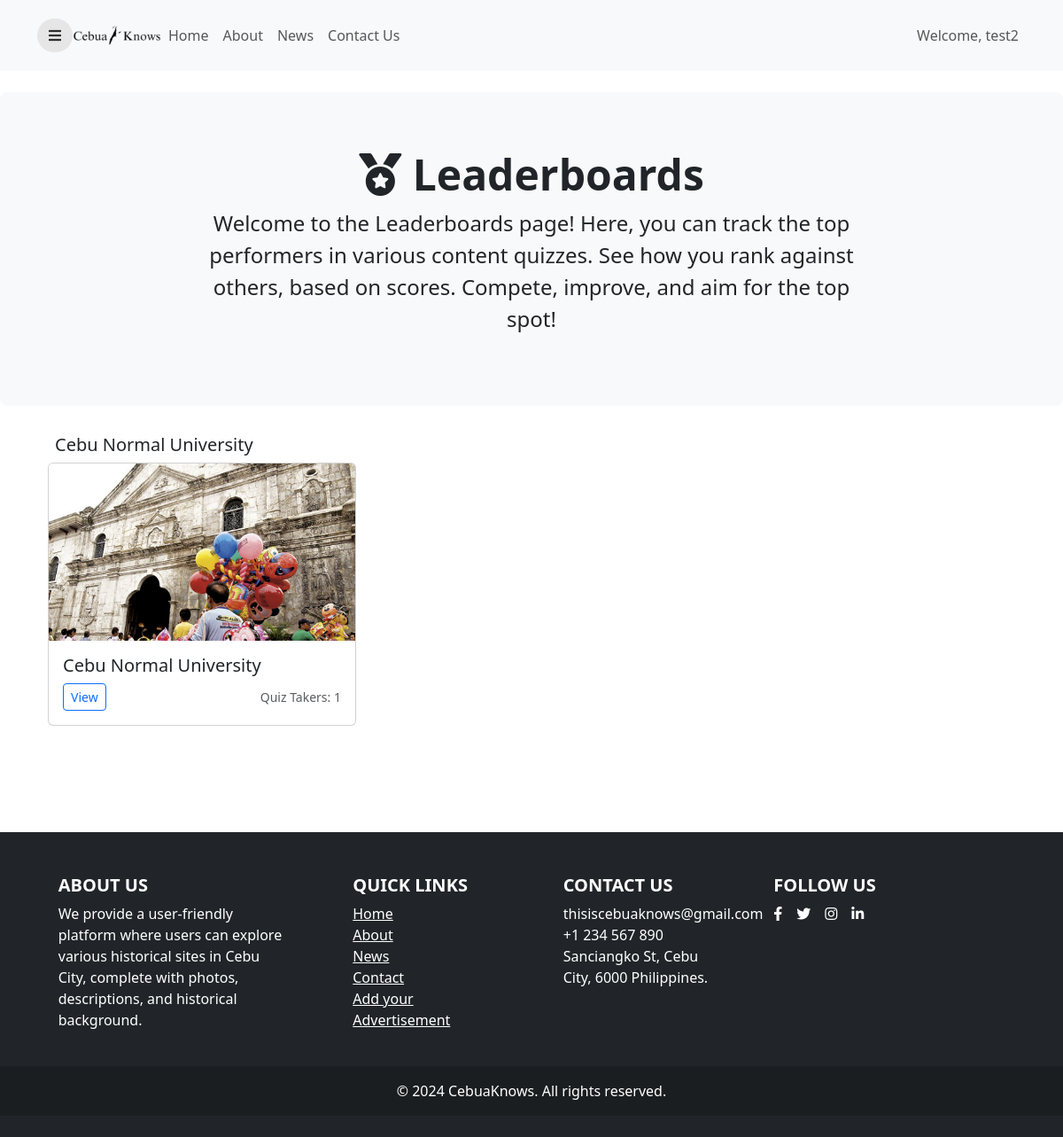
/leaderDash.php (signed in), run on the app's committed database.
### tables this page shows
CREATE TABLE `users` (
  `user_id` int(11) NOT NULL,
  `username` varchar(50) NOT NULL,
  `email` varchar(50) NOT NULL,
  `password` varchar(60) NOT NULL,
  `confirm_password` varchar(50) NOT NULL,
  `firstname` varchar(20) NOT NULL,
  `lastname` varchar(20) NOT NULL,
  `bio` varchar(255) NOT NULL,
  `mobile` varchar(15) NOT NULL,
  `address` varchar(60) NOT NULL,
  `profile_picture` varchar(60) NOT NULL,
  `role` varchar(25) NOT NULL DEFAULT 'Learner'
);

CREATE TABLE `content` (
  `content_id` int(11) NOT NULL,
  `content_title` varchar(50) DEFAULT NULL,
  `description` text DEFAULT NULL,
  `created_at` timestamp NOT NULL DEFAULT current_timestamp(),
  `updated_at` timestamp NOT NULL DEFAULT current_timestamp(),
  `location_id` int(11) DEFAULT NULL,
  `quiz_id` int(11) DEFAULT NULL,
  `media_id` int(11) DEFAULT NULL,
  `user_id` int(11) DEFAULT NULL,
  `status` varchar(25) NOT NULL DEFAULT 'PENDING',
  `feedback` varchar(255) NOT NULL DEFAULT 'No feedback from Admin or Historian'
);

CREATE TABLE `media` (
  `media_id` int(11) NOT NULL,
  `url` varchar(100) DEFAULT NULL,
  `video` varchar(100) DEFAULT NULL,
  `image` varchar(100) DEFAULT NULL,
  `created_at` timestamp NOT NULL DEFAULT current_timestamp(),
  `last_update` timestamp NOT NULL DEFAULT current_timestamp()
);

CREATE TABLE `quiz` (
  `quiz_id` int(11) NOT NULL,
  `quiz_title` varchar(25) DEFAULT NULL,
  `created_at` timestamp NOT NULL DEFAULT current_timestamp()
);

### leaderDash.php (the view, shortened to what this page needs)
<?php
	include "connection.php";
	if(!empty($_SESSION["id"])){
		$id = $_SESSION["id"];
		$result = mysqli_query($conn, "SELECT * FROM users WHERE user_id = '$id' ");
		$row = mysqli_fetch_assoc($result);
	}else{
		header("Location: login.php");
		exit();
	}
?>
<!DOCTYPE html>
<html lang="en">
    <head>
		<link href="https://cdn.jsdelivr.net/npm/bootstrap@5.3.0-alpha3/dist/css/bootstrap.min.css" rel="stylesheet">
		<link href="https://cdnjs.cloudflare.com/ajax/libs/font-awesome/5.15.1/css/all.min.css" rel="stylesheet" />
    </head>
    <body>
		<div class="page">
				<nav class="navbar navbar-expand-lg navbar-light bg-light">
					<div class="container">
						<button id="sidebarToggle" class="btn sidebarToggle">
							<i class="fas fa-bars"></i>
						</button>
						<div class="collapse navbar-collapse" id="navbarNav">
						<a href="dashboard-user.php"><img src="img/land-img/logo.png" alt="Logo" width="100" height="100"></a>
							<ul class="navbar-nav me-auto">
								<li class="nav-item"><a class="nav-link" href="dashboard-user.php">Home</a></li>
								<li class="nav-item"><a class="nav-link" href="about.php">About</a></li>
								<li class="nav-item"><a class="nav-link" href="news.php">News</a></li>
								<li class="nav-item"><a class="nav-link" href="contact.php">Contact Us</a></li>
							</ul>
							<ul class="navbar-nav ms-auto">
								<li class="nav-item"><p class="nav-link" style="margin:0;">Welcome, <?php echo $row["username"]; ?></p></li>
							</ul>
						</div>
					</div>
				</nav>
		</div>
         <br>
		<div class="p-3 mb-4 bg-light rounded-3">
		  <div class="container-fluid py-5 text-center">
			<h1 class="display-5 fw-bold"><i class="fas fa-medal"></i> Leaderboards</h1>
			<p class="col-md-8 fs-4 mx-auto">
			  Welcome to the Leaderboards page! Here, you can track the top performers in various content quizzes.
			  See how you rank against others, based on scores.
			  Compete, improve, and aim for the top spot!
			</p>
		  </div>
		</div>
		<div class="container">
			<div class="row justify-content-center align-items-center">
			  <?php
					$check_stmt = $conn->prepare("select COUNT(quiz_leaderboard.user_id) as quizTakers, quiz_leaderboard.quiz_id, content_title, quiz_title, content_id, image from quiz_leaderboard
												INNER JOIN quiz ON quiz_leaderboard.quiz_id = quiz.quiz_id
												INNER JOIN content ON content.quiz_id = quiz.quiz_id
												INNER JOIN media ON content.media_id = media.media_id
												GROUP BY quiz.quiz_id");
					$check_stmt->execute();
					$check_result = $check_stmt->get_result();
					if($check_result->num_rows > 0){
						echo '<div class="row align-items-center">';
						while($row_leader = mysqli_fetch_assoc($check_result)){
							echo '
										<div class="col-lg-4 col-md-6 ">
										<h5 class="card-title p-2">'.$row_leader['content_title'].'</h5>
										<div class="card mb-4 box-shadow">
											<img class="card-img-top" src="'.$row_leader['image'].'" alt="Card image cap">
											<div class="card-body">
												<h5 class="card-title">'.$row_leader['quiz_title'].'</h5>
												<div class="d-flex justify-content-between align-items-center">
													<div class="btn-group">
														<a href="leaderboard.php?quiz_id='. $row_leader['quiz_id'].'" class="btn btn-sm btn-outline-primary">View</a>
													</div>
													<small class="text-muted">Quiz Takers: '.$row_leader['quizTakers'].'</small>
												</div>
											</div>
										</div>
									</div>
								';
						}
						echo '</div>';
					}else{
						echo '<br>
							<br>
							<br><h2 class="text-center">No Quiz Participants yet!</h2>';
					}
			  ?>
			</div>
		</div>
		<br>
		<br>
		<br>
		<br>
		<footer class="bg-dark text-white pt-5 pb-4">
			<div class="container text-center text-md-start">
				<div class="row text-center text-md-start">
					<div class="col-md-3 col-lg-3 col-xl-3 mx-auto mb-4">
						<h5 class="text-uppercase fw-bold">About Us</h5>
						<p>We provide a user-friendly platform where users can explore various historical sites in Cebu City, complete with photos, descriptions, and historical background.</p>
					</div>
					<div class="col-md-2 col-lg-2 col-xl-2 mx-auto mb-4">
						<h5 class="text-uppercase fw-bold">Quick Links</h5>
						<ul class="list-unstyled">
							<li> <a href="dashboard-user.php" class="text-white ">Home</a> </li>
							<li> <a href="about.php" class="text-white ">About</a> </li>
							<li> <a href="news.php" class="text-white ">News</a> </li>
							<li> <a href="contact.php" class="text-white ">Contact</a> </li>
							<li> <a href="advertisement.php" class="text-white ">Add your Advertisement</a></li>
						</ul>
					</div>
					<div class="col-md-3 col-lg-2 col-xl-2 mx-auto mb-4">
						<h5 class="text-uppercase fw-bold">Contact Us</h5>
						<ul class="list-unstyled">
							<li>thisiscebuaknows@gmail.com</li>
							<li>+1 234 567 890</li>
							<li>Sanciangko St, Cebu City, 6000 Philippines.</li>
						</ul>
					</div>
					<div class="col-12 col-md-4 col-lg-3 mx-auto mb-4">
						<h5 class="text-uppercase fw-bold text-center text-md-start">Follow Us</h5>
						<div class="d-flex justify-content-center justify-content-md-start">
							<a href="#" class="text-white me-3">
								<i class="fab fa-facebook-f"></i>
							</a>
							<a href="#" class="text-white me-3">
								<i class="fab fa-twitter"></i>
							</a>
							<a href="#" class="text-white me-3">
								<i class="fab fa-instagram"></i>
							</a>
							<a href="#" class="text-white">
								<i class="fab fa-linkedin-in"></i>
							</a>
						</div>
					</div>
				</div>
			</div>
			<div class="text-center p-3" style="background-color: rgba(0, 0, 0, 0.2);"> © 2024 CebuaKnows. All rights reserved. </div>
		</footer>
    </body>
</html>

### leaderDash.php (style rules this page uses)
.card-img-top { width: 100%; height: 200px; object-fit: cover; }
.sidebarToggle { font-size: 16px; color: rgba(0, 0, 0, 0.8); z-index: 999; background-color: #e6e6e6; transition: all 0.3s ease; border-radius: 50px; }
.navbar { width:100%; height:10vh; }

### data on the page
users: username "test2"
content: content_title "Cebu Normal University", media.image (picture), quiz.quiz_title "Cebu Normal University", quizTakers "1"
